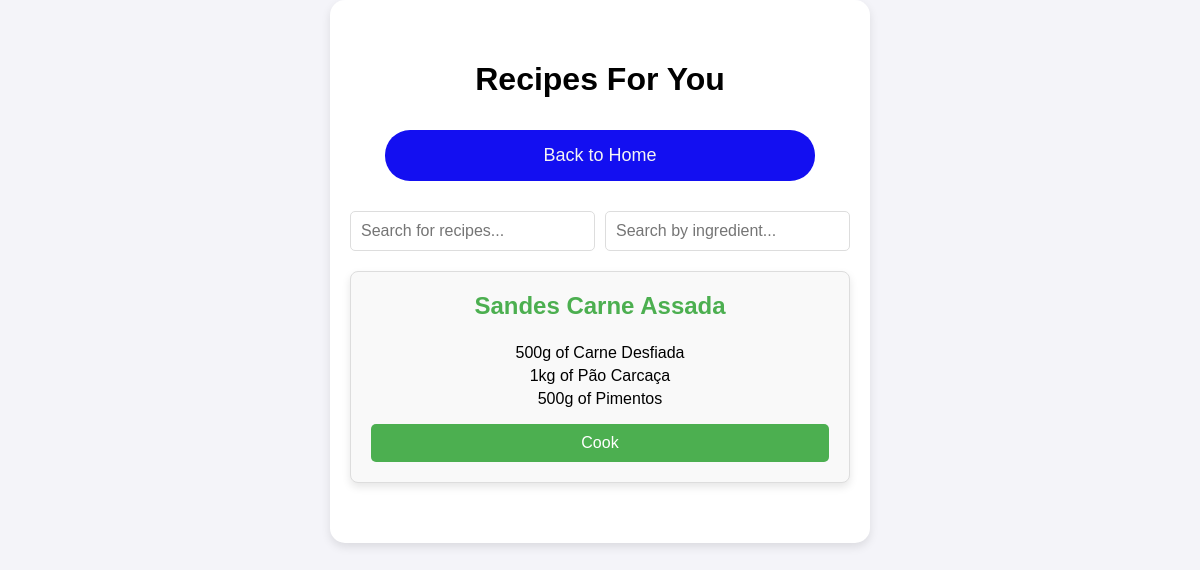
The page /for-you on the database its author committed.
### app.py (models this page shows)
class Recipe(db.Model):
    id = db.Column(db.Integer, primary_key=True)
    name = db.Column(db.String(100), nullable=False)
    ingredients = db.relationship('RecipeIngredient', backref='recipe', lazy=True)

class RecipeIngredient(db.Model):
    id = db.Column(db.Integer, primary_key=True)
    recipe_id = db.Column(db.Integer, db.ForeignKey('recipe.id', name='fk_recipeingredient_recipe'), nullable=False)
    ingredient_name = db.Column(db.String(100), nullable=False)
    quantity = db.Column(db.String(50), nullable=False)

### app.py (the view)
@app.route('/for-you')
def for_you():
    recipes = Recipe.query.all()
    ingredients_in_pantry = Ingredient.query.all()
    available_recipes = []
    for recipe in recipes:
        ingredients = RecipeIngredient.query.filter_by(recipe_id=recipe.id).all()
        can_make = True
        for recipe_ingredient in ingredients:
            ingredient = Ingredient.query.filter_by(name=recipe_ingredient.ingredient_name).first()
            if not ingredient or int(normalize_quantity(ingredient.quantity).split()[0]) < int(normalize_quantity(recipe_ingredient.quantity).split()[0]):
                can_make = False
                break
        if can_make:
            available_recipes.append({'recipe': recipe, 'ingredients': ingredients})
    return render_template('for-you.html', available_recipes=available_recipes)

### app.py (called while the page is built)
def normalize_quantity(quantity):
    parts = quantity.split()
    if len(parts) == 1:
        value = ''.join(filter(str.isdigit, parts[0]) + '.' if ',' in parts[0] else filter(str.isdigit, parts[0]))
        unit = ''.join(filter(str.isalpha, parts[0]))
    else:
        value, unit = parts
    value = value.replace(',', '.')
    value = float(value)
    unit = unit.strip().lower()
    if unit in ['litros', 'l', 'L']:
        value *= 1  # Convert l to L
        unit = 'L'
    if unit in ['kg', 'kilogram', 'kilograms']:
        value *= 1000  # Convert kg to g
        unit = 'g'
    return f"{int(value)} {unit}"

### templates/for-you.html (shortened to what this page needs)
<!DOCTYPE html>
<html lang="en">
<head>
    <link rel="stylesheet" href="{{ url_for('static', filename='styles/styles.css') }}">
</head>
<body>
    <div class="container">
        <header>
            <h1>Recipes For You</h1>
        </header>
        <a href="{{ url_for('index') }}" class="button button-voltar">Back to Home</a>
        <div class="search-bar">
            <input type="text" id="recipe-search" placeholder="Search for recipes...">
            <input type="text" id="ingredient-search" placeholder="Search by ingredient...">
        </div>
        {% if available_recipes %}
            {% for item in available_recipes %}
                <div class="recipe-card">
                    <h3>{{ item.recipe.name }}</h3>
                    <ul>
                        {% for ingredient in item.ingredients %}
                            <li>{{ ingredient.quantity }} of {{ ingredient.ingredient_name }}</li>
                        {% endfor %}
                    </ul>
                    <form method="POST" action="{{ url_for('cook_recipe', recipe_id=item.recipe.id) }}">
                        <button type="submit">Cook</button>
                    </form>
                </div>
            {% endfor %}
        {% else %}
            <p>No recipes available based on your current inventory. Please add more ingredients to your pantry.</p>
        {% endif %}
    </div>
</body>
</html>

### static/styles/styles.css (style rules this page uses)
body { font-family: 'Arial', sans-serif; background-color: #f4f4f9; margin: 0; padding: 0; }
.container { position: relative; text-align: center; padding: 40px 20px; background-color: #fff; border-radius: 15px; box-shadow: 0 4px 10px rgba(0, 0, 0, 0.1); max-width: 500px; width: 100%; z-index: 1; margin: 0 auto; }
.button { display: inline-block; width: 80%; padding: 15px; margin: 10px 0; font-size: 18px; color: white; text-decoration: none; border-radius: 25px; transition: background-color 0.3s ease; background-color: #4CAF50; border: none; cursor: pointer; text-align: center; }
.button-voltar { background-color: #130ff1; color: #f4f4f4; }
.recipe-card, .ingredient-group { margin: 20px 0; padding: 20px; background-color: #f9f9f9; border: 1px solid #ddd; border-radius: 8px; box-shadow: 0 4px 8px rgba(0, 0, 0, 0.1); transition: transform 0.3s ease, box-shadow 0.3s ease; }
.recipe-card h3, .ingredient-group h3 { margin-top: 0; color: #4CAF50; font-size: 1.5em; }
.recipe-card ul, .ingredient-group ul { list-style-type: none; padding: 0; }
.recipe-card li, .ingredient-group li { margin: 5px 0; }
.recipe-card button, .ingredient-group button { width: 100%; padding: 10px; font-size: 1em; border: none; border-radius: 5px; background-color: #4CAF50; color: white; cursor: pointer; transition: background-color 0.3s ease; }
.search-bar { margin: 20px 0; display: flex; justify-content: center; gap: 10px; }
.search-bar input[type="text"] { padding: 10px; font-size: 16px; width: 45%; border: 1px solid #ddd; border-radius: 5px; }

### rows shown on the page
Recipe: recipe.name "Sandes Carne Assada"
RecipeIngredient: quantity "500g", ingredient_name "Carne Desfiada"
RecipeIngredient: quantity "1kg", ingredient_name "Pão Carcaça"
RecipeIngredient: quantity "500g", ingredient_name "Pimentos"
